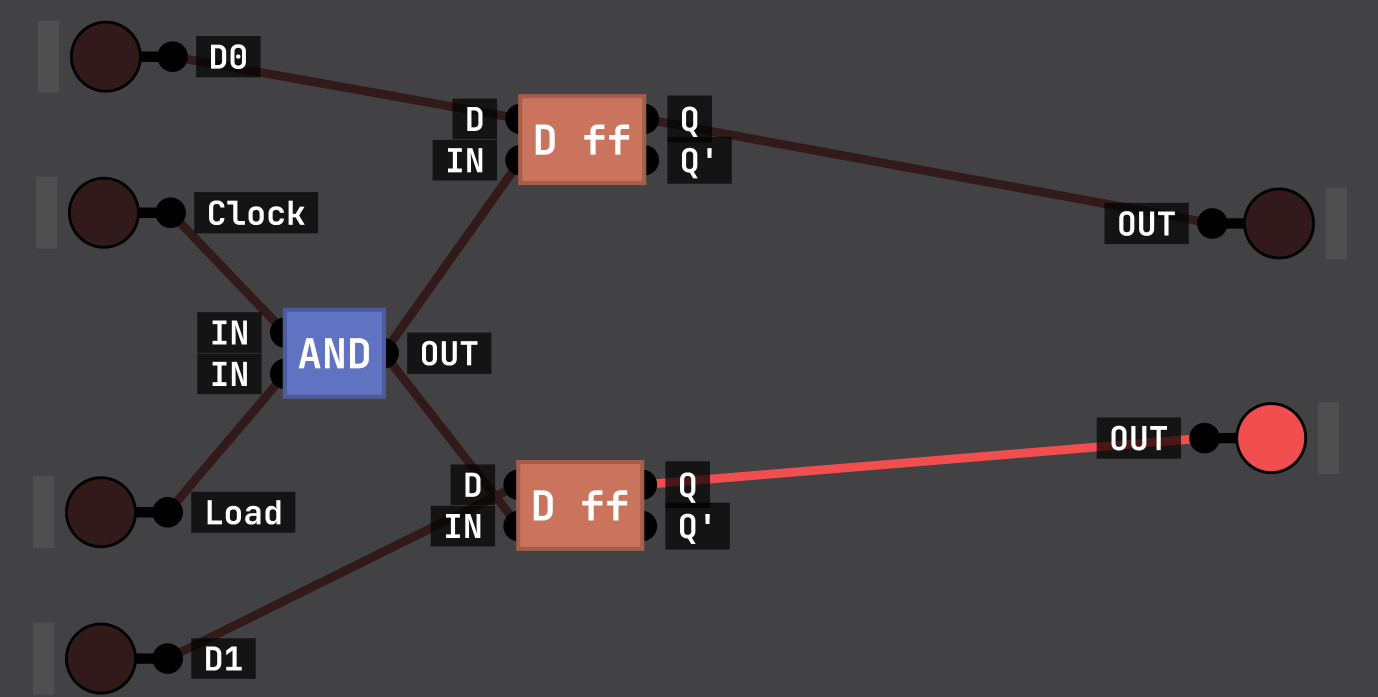
#> input picture test.png, 2756 x 1394 px, found by its file name (shown at 1/2 size)
$ jupyter execute --allow-errors Day-3.ipynb   (shell and % lines are left out)
#> lines starting #> are read from the running program, lines starting #| are printed output that depends on the picture; long printed decimals are rounded
[cell 1]
import numpy as np
a = np.zeros(10)
print(a)
a

[cell 2]
type(a)

[cell 3]
b = np.ones(10)
print(b)

[cell 4]
z = np.zeros(5)
print(z.shape)

z.shape=(5,1)
np.arange(10)

[cell 5]
e = np.eye(3)
e

[cell 6]
z = np.linspace(2,10,5) #(start, end, no. of elements)
z

[cell 7]
arr1 = np.array([[1,2,3],
                 [4,5,6]])
arr2 = np.array([[7,8,9]])
z = np.concatenate((arr1, arr2), axis = 0) # axis = 0 -> row and axis = 1 -> columns
z

[cell 8]
arr3 = np.array([[7],
                 [8]])
z = np.concatenate((arr1, arr3), axis=1)
z

[cell 9]
a_list = [1,2,3,4,5,6,8]
z = np.array(a_list)
z

[cell 10]
zz = np.random.randint(1, 51, size=50) # randint is for integers
print(np.sort(zz))

[cell 11]
z[0:2]
z[::-1]

[cell 12]
aa = np.array([[1,2,3],
              [3,5,6]]) # row and colume starts trom 00 to .. like 0th row's oth column
print(aa[1,1])
aa.ndim
aa = np.append(aa, [[7,8,8]], axis=0)
print(aa)
aa = np.append(aa, [[7,8,8]]) # gives 1D array
aa

[cell 13]
aa.ndim

[cell 14]
aa = np.array([[1,2,3],
              [3,5,6]])
aa = np.insert(aa,1,[7,8,9],axis=0) # 1 is index i.e., 1st row coz axis=0
aa

[cell 15]
aa = np.insert(aa, 1, [3,45,6],axis=1)
aa

[cell 16]
aa = np.delete(aa, 1, 0)# array, index, axis
aa

[cell 17]
newArray = np.array([[1,2,3],
                     [2,3,4]])
newArray = np.append(newArray,[[4,56,6]], axis=0)
newArray

[cell 18]
newArray = np.delete(newArray, 1, 0)

[cell 19]
newArray

[cell 20]
newArray = np.delete(newArray, 1, 1)

[cell 21]
newArray

[cell 22]
from skimage import io
photo = io.imread(r'/Users/sudeepdemishra/Documents/NumPy/test.png')
#> photo is the input picture: shape (1394, 2756, 4); mean R, G, B, A 69.3, 65.5, 68.3, 255
type(photo)

[cell 23]
import matplotlib.pyplot as plt
plt.imshow(photo)
photo.shape
#> Out = (1394, 2756, 4)

[cell 24]
plt.imshow(photo[::-1]) # Reverse Row
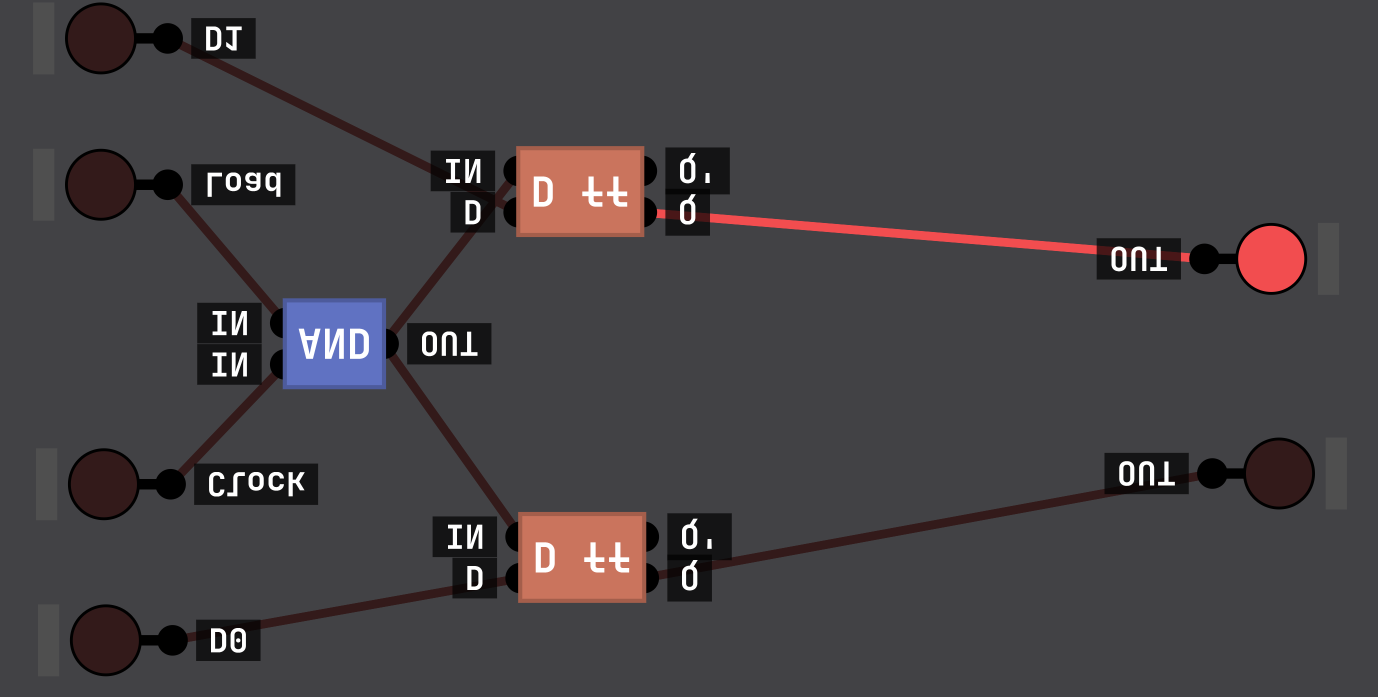
#> shown: shape (1394, 2756, 4) (shown at 1/2 size); mean R, G, B, A 69.3, 65.5, 68.3, 255

[cell 25]
plt.imshow(photo[:,::-1]) #Reverse column
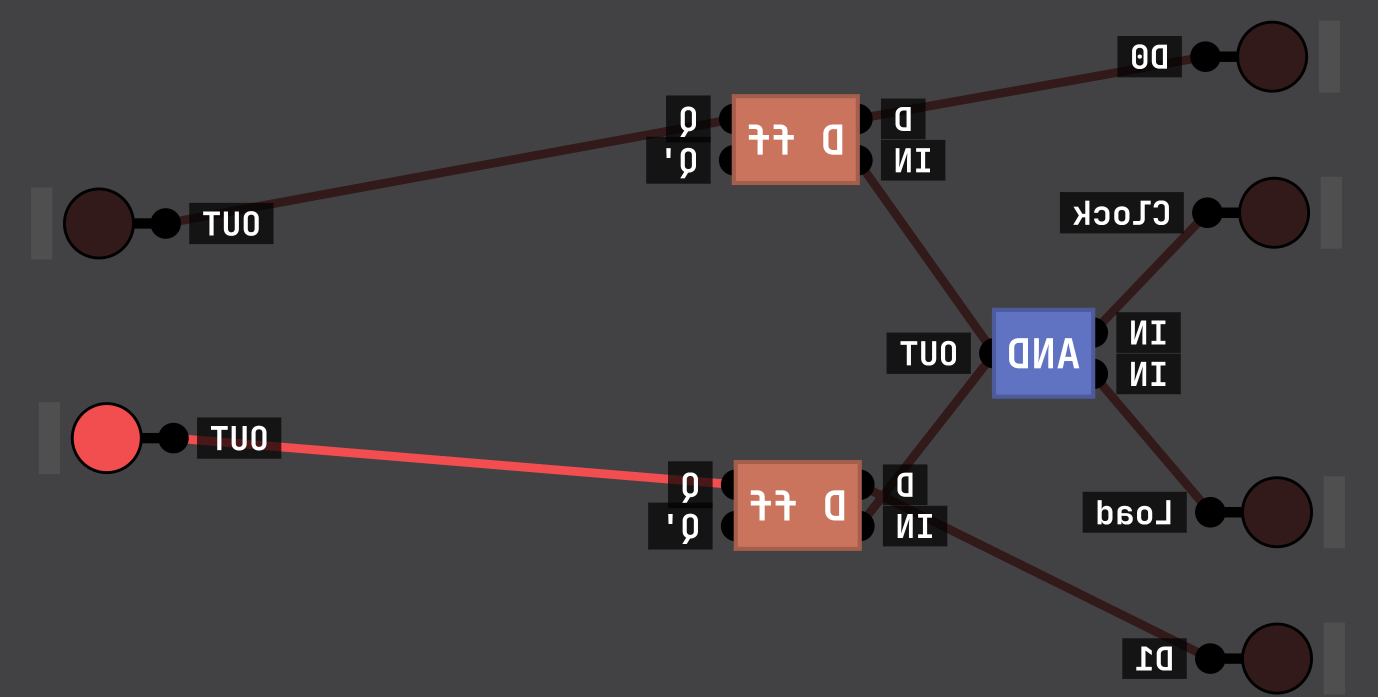
#> shown: shape (1394, 2756, 4) (shown at 1/2 size); mean R, G, B, A 69.3, 65.5, 68.3, 255

[cell 26]
plt.imshow(photo[200:800, 1000:1500])
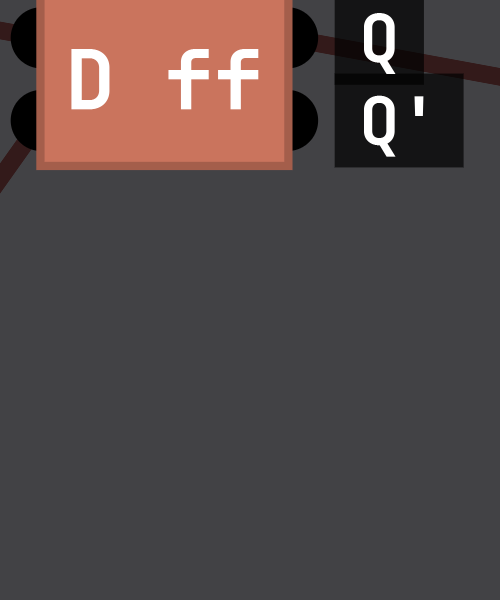
#> shown: shape (600, 500, 4); mean R, G, B, A 83.4, 71.9, 71.3, 255

[cell 27]
plt.imshow(photo[::2, ::2])
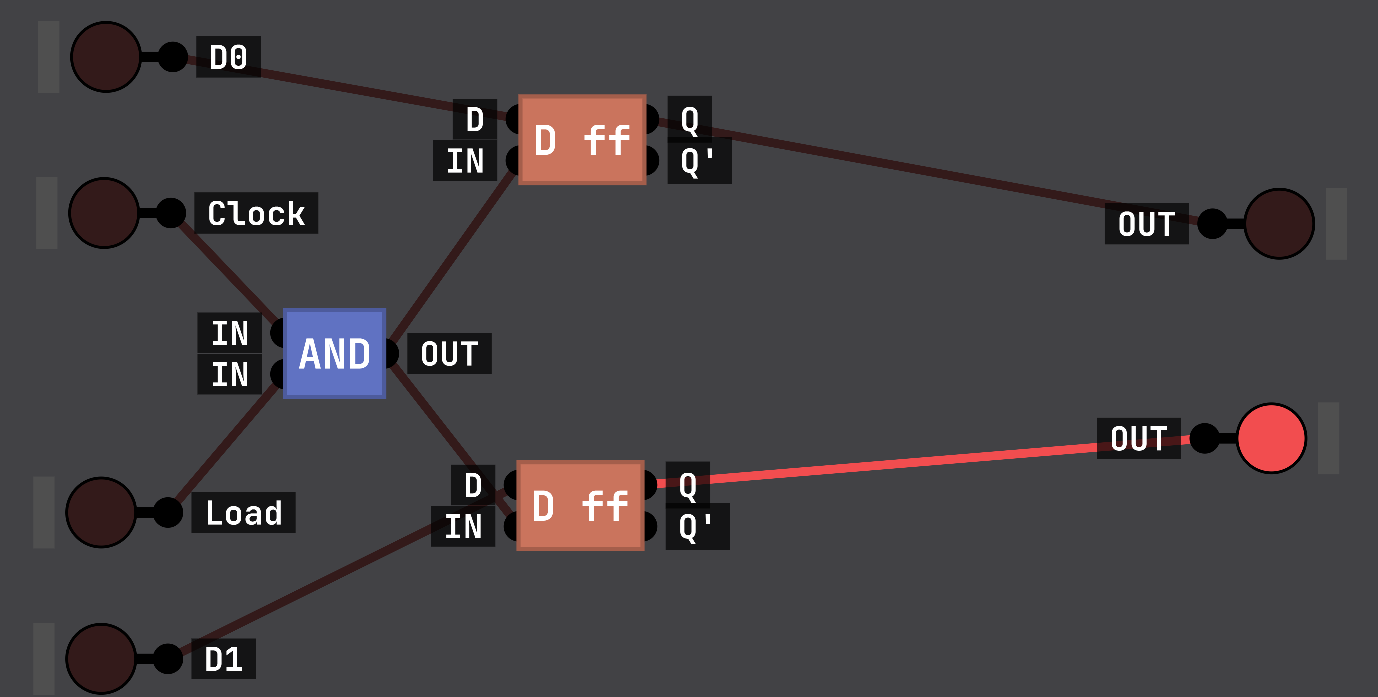
#> shown: shape (697, 1378, 4); mean R, G, B, A 69.3, 65.5, 68.3, 255

[cell 28]
plt.imshow(photo[:,:,0].T) # Transpose
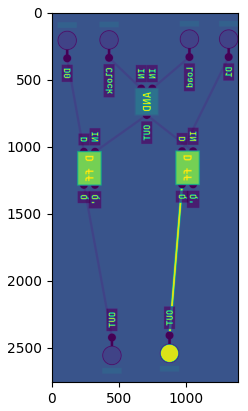
#> figure drawn by matplotlib, 1 panel

[cell 29]
photo_masked = np.where(photo>100,255,0) # replace values
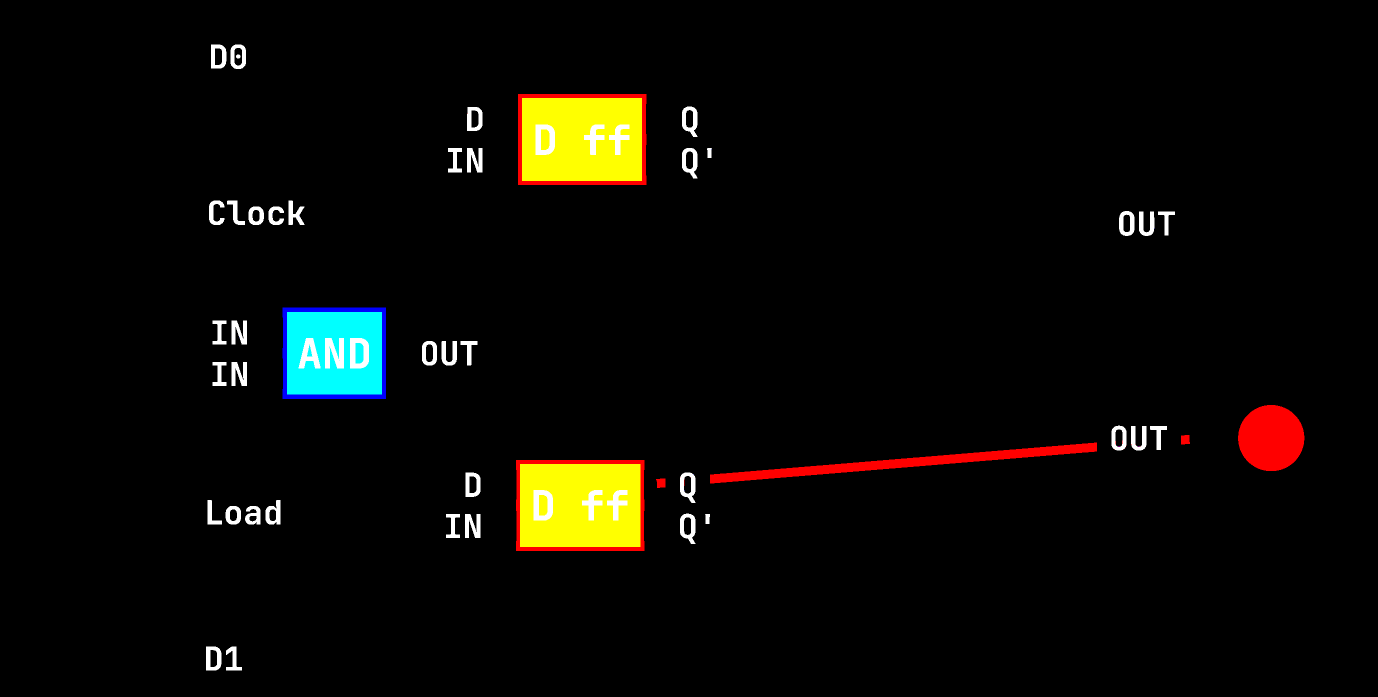
#> photo_masked: shape (1394, 2756, 4) int64 (shown at 1/2 size); mean R, G, B, A 10.4, 9.4, 5, 255
plt.imshow(photo_masked)

[cell 30]
import numpy as np
print(np.sum(photo))
#| 1759482199

[cell 31]
arr1=np.array([[1,2,3,4,5]])
arr2=np.array([[6,7,8,9,10]])
arr1+arr2
z=np.power(arr1,3)
z

[cell 32]
arr1+30

#> (a cell that did not finish here is left out)

[cell 34]
a1=np.arange(10)
a2=np.arange(12).reshape(2,6)
a3=np.arange(8).reshape(2,2,2)
np.ndim(a1)

#> (a cell that did not finish here is left out)

#> (a cell that did not finish here is left out)

[cell 37]
import numpy as np

arr = np.array([[1, 2, 3]], dtype=complex)
print(arr)

[cell 38]
import numpy as np

arr3 = np.array([[1, 2, 3],
                 [4, 5, 6],
                 [7, 8, 9],
                 [10, 11, 12]])

print(arr3)

[cell 39]
a=np.full((2,3,4),9)  # Create a 3D array filled with 9s
print(a)

[cell 40]
# Create a 2D array with specific values
import numpy as np
matrix = np.array([[1, 2, 3],
                   [4, 5, 6]])

[cell 41]
broadcasting = matrix + np.array([10, 20, 30])  # Broadcasting: adding a 1D array to each row of a 2D array
broadcasting

[cell 42]
import numpy as np

matrix1 = np.array([[1, 2, 3],
                   [4, 5, 6],
                   [7, 8, 9]])

broadcasting = matrix + np.array([10, 20, 30])
print(broadcasting)

[cell 43]
print(np.sum(photo))
#| 1759482199
print(np.prod(photo))
#| 0
print(np.mean(photo))
#| 114.494
print(np.std(photo))
#| 84.824
print(np.var(photo))
#| 7195.092
print(np.min(photo))
#| 0
print(np.max(photo))
#| 255
print(np.argmin(photo))
#| 463820
print(np.argmax(photo))
#| 3
